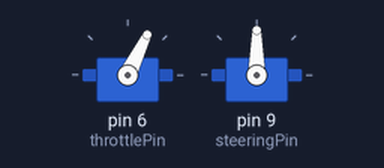
This sketch was run on a simulated Arduino Uno, built with avr-gcc and run on an emulated ATmega328P. On the bench: 2 × servo.

Above: at 0.05 s.
At 2.05 s:
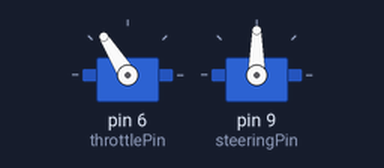
At 4.05 s:
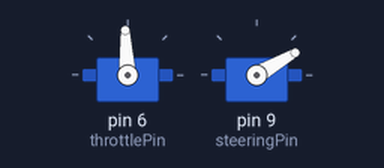
At 8.0 s:
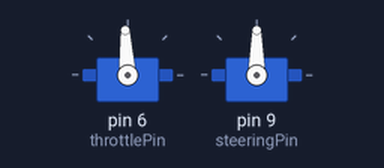
Timing chart, 0 to 10.4 s (numbered marks = the images above):
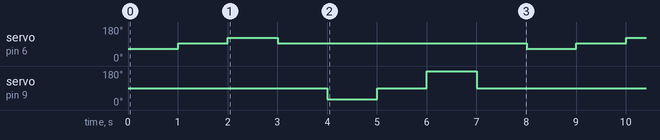

Measured:
- by itself, servo on pin 6 (throttlePin): repeats every 8.0 s: 122° 1.0 s, 93° 5.0 s, 64° 1.0 s, 93° 1.0 s
- by itself, servo on pin 9 (steeringPin): repeats every 8.0 s: 90° 1.0 s, 180° 1.0 s, 90° 5.0 s, 30° 1.0 s

The sketch:

BasicFREDFunctionTest.ino
```cpp
//Code Is For Checking The Functionality Of The Car With An Arduino.
//1. Match Wiring Diagram
//2. Upload Code To Arduino Uno R3
//3. Start Up Power For Car
//4. Observe Car Should Move Forward Back Left And Right

#include <Servo.h>

int throttlePin = 6;
int steeringPin = 9;

int throttleValue  = 0;
int steeringValue  = 0;

Servo throttleServo;
Servo steeringServo;

int throttleReverse = 1200;
int throttleCenter = 1500;
int throttleForward = 1800;
int throttleCurrent = throttleCenter;

int steeringLeft = 30;
int steeringCenter = 90;
int steeringRight = 180;
int steeringCurrent = steeringCenter;

int delayFive = 5000;
int delayOne = 1000;

void setup() {
  // put your setup code here, to run once:
  throttleServo.attach(throttlePin);
  steeringServo.attach(steeringPin);
  throttleServo.writeMicroseconds(throttleCurrent);
  steeringServo.write(steeringCurrent);
  delayMicroseconds(delayFive);
}

void loop() {
  throttleServo.writeMicroseconds(throttleReverse);//Reverse
  delay(delayOne);
  throttleServo.writeMicroseconds(throttleCenter);//center
  delay(delayOne);
  throttleServo.writeMicroseconds(throttleForward);//Forward
  delay(delayOne);
  throttleServo.writeMicroseconds(throttleCenter);
  delay(delayOne);

  steeringServo.write(steeringLeft);//left
  delay(delayOne);
  steeringServo.write(steeringCenter);
  delay(delayOne);
  steeringServo.write(steeringRight);//right
  delay(delayOne);
  steeringServo.write(steeringCenter);
  delay(delayOne);
}
```
